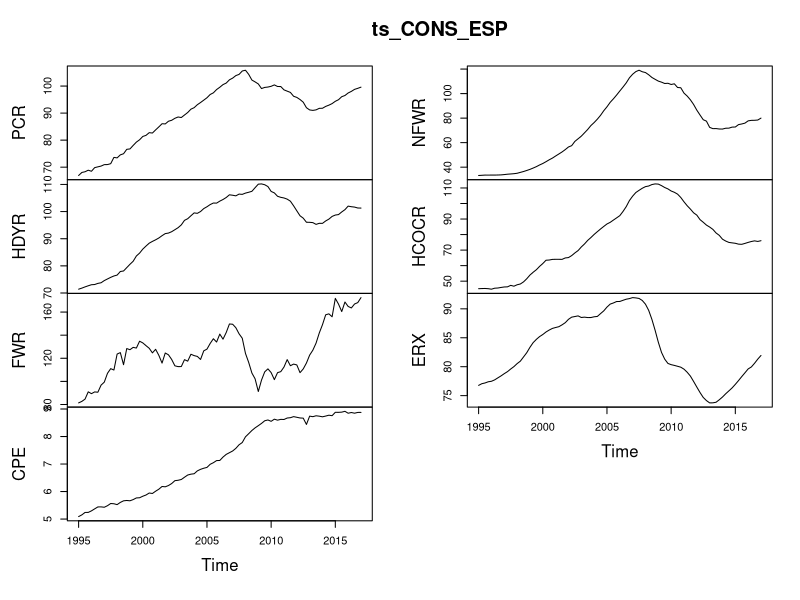
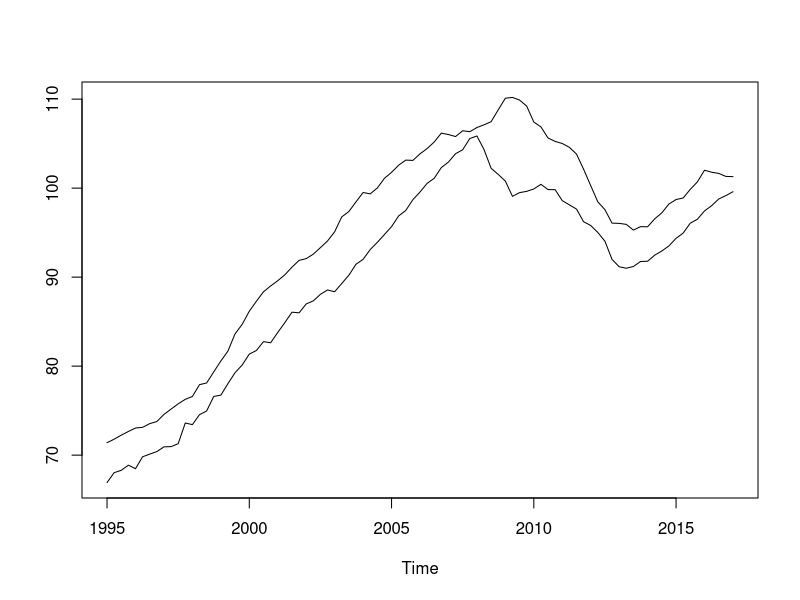

Recreate these plots in R, in order.
#
library(tidyverse)
CONS_ESP <- read_csv("CONS_ESP.csv")
#
ts_CONS_ESP <- ts(CONS_ESP[,2:8], start=c(1995), end = c(2017), frequency = 4)
plot(ts_CONS_ESP)
#
C <- ts_CONS_ESP[,"PCR"]
Y <- ts_CONS_ESP[,"HDYR"]
ts.plot(Y, C)
#
# Modelo Keynesiano de consumo
#
KEYNES_model <- lm (C ~ Y)
summary(KEYNES_model)
#
